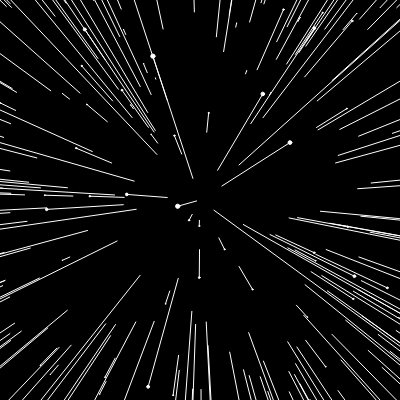
Frame 1 (no input)
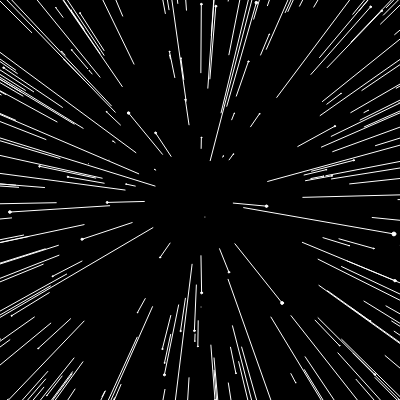
Frame 60 (no input)
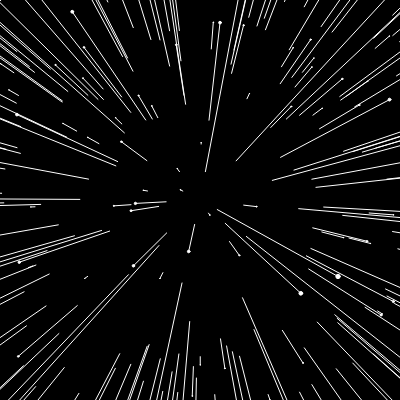
Frame 120 (the mouse pressed at the canvas centre since frame 60)

The p5.js sketch that drew these frames (run headless with seeded random() and noise() and a simulated clock; from frame 60 on, the mouse is pressed at the canvas centre):

// p5.js sketch
// ── sketch.js
var star = [];
var noOfStars = 800;
function setup() {
  // put setup code here
  createCanvas(400,400);
  for(i = 0;i<noOfStars;i++){
  star[i] = new Star();
  }
  
}

function draw() {
  // put drawing code here
  background(0);
  translate(width/2,height/2);
  for(i = 0;i<noOfStars;i++){
    star[i].move();
    star[i].show();
    
    star[i].update();
    }
  
  
}
// ── star.js
class Star{
    speed = 10;
    constructor(){
        this.x = random(-width,width);
        this.y = random(-height,height);
        this.z = random(width);
    }
    show(){
        stroke(255);
        fill(255);
        this.r = map(this.z,0,width,5,0);
        ellipse(this.sx,this.sy,this.r,this.r);
        this.psx = this.sx;
        this.psy = this.sy;
        line(this.x,this.y,this.sx,this.sy);
    }
    update(){
        //thispeed = map(mouseX,0,width,0,10);
        this.z= this.z - this.speed;
        if(this.z < 1){
        this.x = random(-width,width);
        this.y = random(-height,height);
        this.z = width;
        }
    }
    move(){
        this.sx = map(this.x/this.z,0,1,0,width);
        this.sy = map(this.y/this.z,0,1,0,height);
        
    }
}
